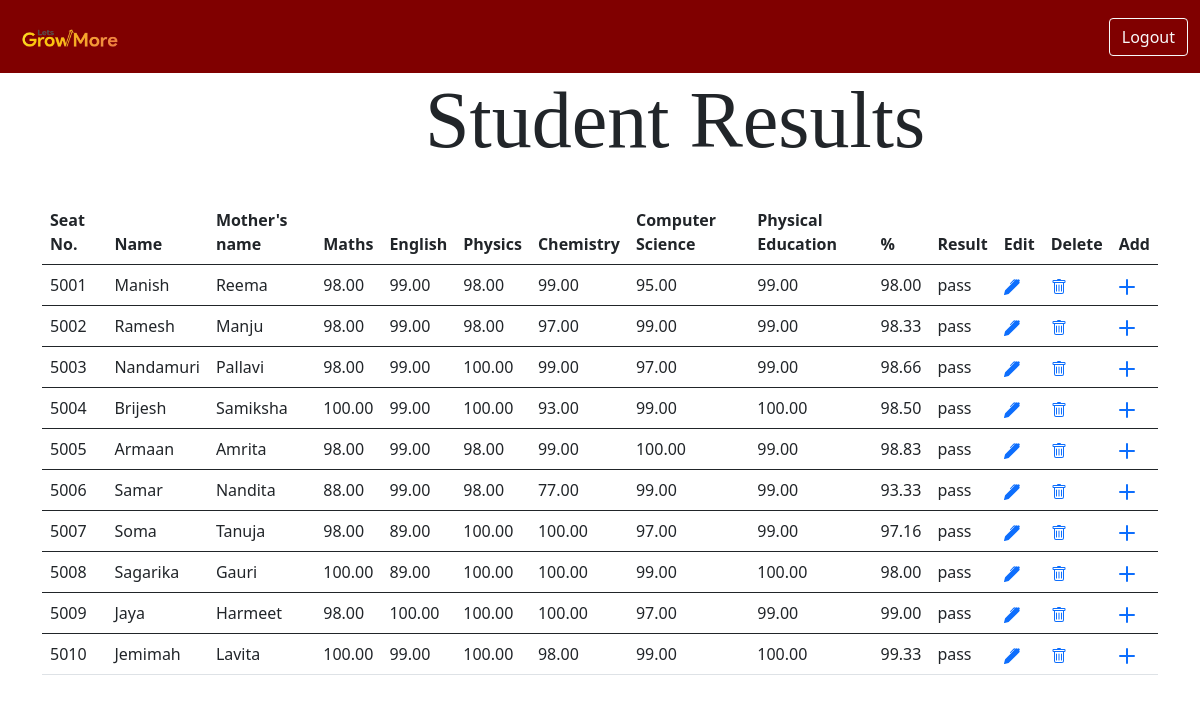
The app's page /admin.php with its own data.
### tables this page shows
CREATE TABLE `studentresult` (
  `seat_no` int(255) NOT NULL,
  `name` varchar(255) NOT NULL,
  `mathematics` decimal(65,2) NOT NULL,
  `english` decimal(65,2) NOT NULL,
  `physics` decimal(65,2) NOT NULL,
  `chemistry` decimal(65,2) NOT NULL,
  `computer` decimal(65,2) NOT NULL,
  `PE` decimal(65,2) NOT NULL,
  `percentage` decimal(65,2) NOT NULL,
  `result` varchar(255) NOT NULL,
  `mothers_name` varchar(255) NOT NULL
);

### admin.php (the view, shortened to what this page needs)
<?php
include_once 'database.php';
$result=mysqli_query($conn,"select * from studentresult");
?>
<!DOCTYPE html>
<html>
<head>
  <link rel="stylesheet" type="text/css" href="css/styles.css">
  <link href="https://cdn.jsdelivr.net/npm/bootstrap@5.1.0/dist/css/bootstrap.min.css" rel="stylesheet">
</head>
<body style="">
<section>
<nav class="navbar navbar-light fixed-top">
  <div class="container-fluid">
    <a class="navbar-brand" href="index.php">
      <img src="images/1.png" alt="" width="15%" >
    </a>
    <button type="button" class="btn btn-outline-light" onclick="location.href='index.php'">Logout</button>
  </div>
</nav>
<br><br><br>
</section>
<section>
<div class="main">
  <h1 class="heading2">Student Results</h1>
</div>
<br>
<div class="container">
  <?php
if (mysqli_num_rows($result)>0) {
  ?>
  <table class="table table-hover">
  <thead>
    <tr>
      <th scope="col">Seat No.</th>
      <th scope="col">Name</th>
      <th scope="col">Mother's name</th>
      <th scope="col">Maths</th>
      <th scope="col">English</th>
      <th scope="col">Physics</th>
      <th scope="col">Chemistry</th>
      <th scope="col">Computer Science</th>
      <th scope="col">Physical Education</th>
      <th scope="col">%</th>
      <th scope="col">Result</th>
      <th scope="col">Edit</th>
      <th scope="col">Delete</th>
      <th scope="col">Add</th>
    </tr>
  </thead>
            <?php
      while ($row=mysqli_fetch_array($result)) {
      ?>
  <tbody>
    <tr>
     <td><?php echo $row["seat_no"];?></td>
     <td><?php echo $row["name"];?></td>
      <td><?php echo $row["mothers_name"];?></td>
      <td><?php echo $row["mathematics"];?></td>
      <td><?php echo $row["english"];?></td>
      <td><?php echo $row["physics"];?></td>
      <td><?php echo $row["chemistry"];?></td>
      <td><?php echo $row["computer"];?></td>
      <td><?php echo $row["PE"];?></td>
      <td><?php echo $row["percentage"];?></td>
      <td><?php echo $row["result"];?></td>
      <td><a href=""></a></td>
      <td><a href=""></a></td>
<td><a href=""><svg xmlns="http://www.w3.org/2000/svg" width="16" height="16" fill="currentColor" class="bi bi-plus-lg" viewBox="0 0 16 16">
  <path d="M8 0a1 1 0 0 1 1 1v6h6a1 1 0 1 1 0 2H9v6a1 1 0 1 1-2 0V9H1a1 1 0 0 1 0-2h6V1a1 1 0 0 1 1-1z"/>
</svg></a></td>
    </tr>
  </tbody>
  <?php
        }
        ?>
</table>
    <?php
    }
    else{
      echo "no result found";
    }
    ?>
</div>
</section>
</body>
</html>

### css/styles.css (style rules this page uses)
.main { margin-left: 160px; padding: 0px 10px; }
.heading2 { font-family: Brush Script MT; font-size: 80px; padding-left: 25%; }
.table > tbody > tr > td { vertical-align: middle; }
nav { background-color: maroon!important; }

### records on screen
studentresult: seat_no "5001", name "Manish", mothers_name "Reema", mathematics "98.00", english "99.00", physics "98.00", chemistry "99.00", computer "95.00", PE "99.00", percentage "98.00", result "pass"
studentresult: seat_no "5002", name "Ramesh", mothers_name "Manju", mathematics "98.00", english "99.00", physics "98.00", chemistry "97.00", computer "99.00", PE "99.00", percentage "98.33", result "pass"
studentresult: seat_no "5003", name "Nandamuri", mothers_name "Pallavi", mathematics "98.00", english "99.00", physics "100.00", chemistry "99.00", computer "97.00", PE "99.00", percentage "98.66", result "pass"
studentresult: seat_no "5004", name "Brijesh", mothers_name "Samiksha", mathematics "100.00", english "99.00", physics "100.00", chemistry "93.00", computer "99.00", PE "100.00", percentage "98.50", result "pass"
studentresult: seat_no "5005", name "Armaan", mothers_name "Amrita", mathematics "98.00", english "99.00", physics "98.00", chemistry "99.00", computer "100.00", PE "99.00", percentage "98.83", result "pass"
studentresult: seat_no "5006", name "Samar", mothers_name "Nandita", mathematics "88.00", english "99.00", physics "98.00", chemistry "77.00", computer "99.00", PE "99.00", percentage "93.33", result "pass"
studentresult: seat_no "5007", name "Soma", mothers_name "Tanuja", mathematics "98.00", english "89.00", physics "100.00", chemistry "100.00", computer "97.00", PE "99.00", percentage "97.16", result "pass"
studentresult: seat_no "5008", name "Sagarika", mothers_name "Gauri", mathematics "100.00", english "89.00", physics "100.00", chemistry "100.00", computer "99.00", PE "100.00", percentage "98.00", result "pass"
studentresult: seat_no "5009", name "Jaya", mothers_name "Harmeet", mathematics "98.00", english "100.00", physics "100.00", chemistry "100.00", computer "97.00", PE "99.00", percentage "99.00", result "pass"
studentresult: seat_no "5010", name "Jemimah", mothers_name "Lavita", mathematics "100.00", english "99.00", physics "100.00", chemistry "98.00", computer "99.00", PE "100.00", percentage "99.33", result "pass"
